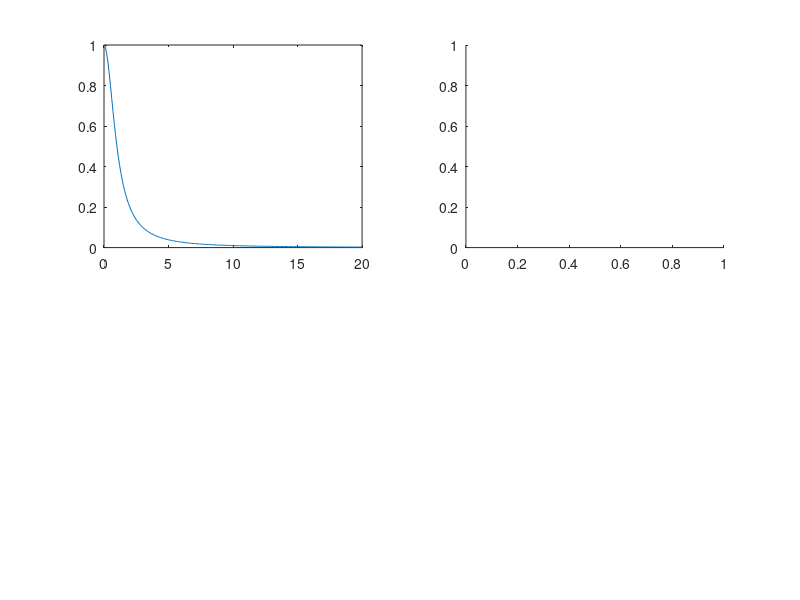

The MATLAB script that drew this image: (Note: this script raises an error after producing the figure.)
w=[0:0.1:20];
t=[0:0.1:8];
num1=[0 0 1];
den1=[0 1 1];
g=freqs(num1,den1,w);
subplot(2,2,1)
plot(w,g)
subplot(2,2,2)
step(num1,den1,w)
den12=[1 0 0];
den12=[1 1 0]
subplot(2,2,3)
step(num1,den12,w)
